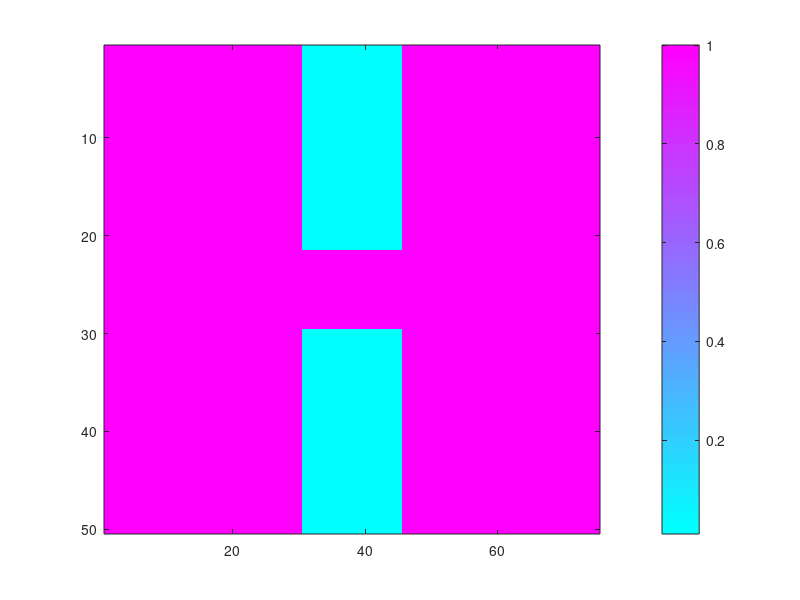
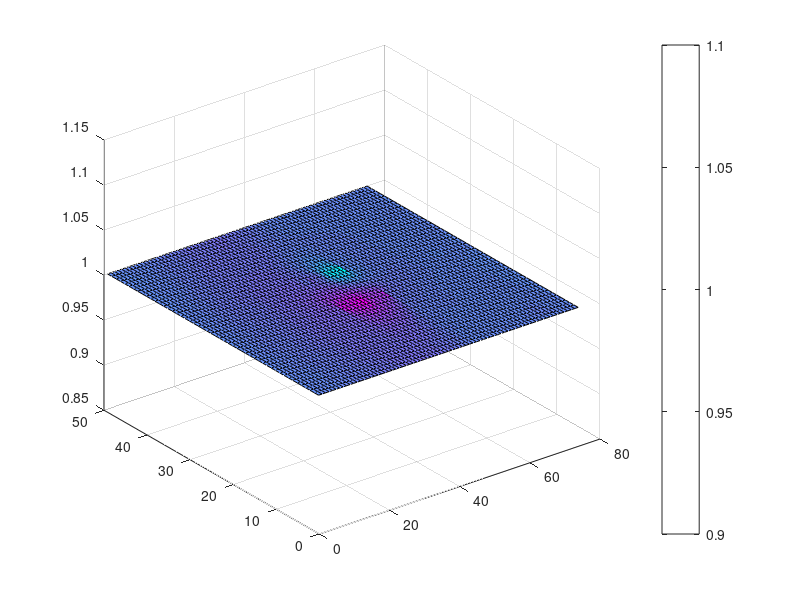

The MATLAB source for these figures, in order:
%{
ELEC 4700: Assignment 2
William Fraser
101001393
%}

%{
        L - (i) 
     W   ___________________________
     |  |1 8                        |
    (j) |2 ?                        |
        |3                          |
        |4                          |
        |5                          | 
        |6                          | 
        |7__________________________|
%}

W = 50;
L = 75;

cmap = ones(W,L);
contactsCond = 10^(-2);
cmap(1:21,31:45) = contactsCond;
cmap(30:50,31:45) = contactsCond;
figure(1)
imagesc(cmap)
colorbar
colormap cool

G = zeros(W*L);
B = zeros(1,W*L);
%B(1:W) = 1;

for i = 1:L
    for j = 1:W
        n = j + (i-1)*W;
        if(i==1)
            G(n,:) = 0;
            G(n,n) = 1;
            B(n) = 1;
        elseif(i==L)
            G(n,:) = 0;
            G(n,n) = 1;
            B(n) = 1;
        elseif(j==1)
            nxm = j + (i-2)*W;
            nxp = j + i*W;
            %nym = j-1 + (i-1)*L;
            nyp = j + 1 + (i-1)*W;
            
            resXM = (cmap(j,i)+cmap(j,i-1))/2;
            resXP = (cmap(j,i)+cmap(j,i+1))/2;
            resYP = (cmap(j,i)+cmap(j+1,i))/2;
            
            G(n,n) = -(resXM+resXP+resYP);
            G(n,nxm) = resXM;
            G(n,nxp) = resXP;
            G(n,nyp) = resYP;
            %G(n,nym) = 1;
        elseif(j==W)
            nxm = j + (i-2)*W;
            nxp = j + i*W;
            nym = j-1 + (i-1)*W;
            %nyp = j + 1 + (i-1)*L;
            
            resXM = (cmap(j,i)+cmap(j,i-1))/2;
            resXP = (cmap(j,i)+cmap(j,i+1))/2;
            resYM = (cmap(j,i)+cmap(j-1,i))/2;
            
            G(n,n) = -(resXM+resXP+resYM);
            G(n,nxm) = resXM;
            G(n,nxp) = resXP;
            %G(n,nyp) = 1;
            G(n,nym) = resYM; 
        else
            nxm = j + (i-2)*W;
            nxp = j + i*W;
            nym = j-1 + (i-1)*W;
            nyp = j + 1 + (i-1)*W;
            
            resXM = (cmap(j,i)+cmap(j,i-1))/2;
            resXP = (cmap(j,i)+cmap(j,i+1))/2;
            resYM = (cmap(j,i)+cmap(j-1,i))/2;
            resYP = (cmap(j,i)+cmap(j+1,i))/2;
            
            G(n,n) = -(resXM+resXP+resYM+resYP);
            G(n,nxm) = resXM;
            G(n,nxp) = resXP;
            G(n,nyp) = resYM;
            G(n,nym) = resYP; 
        end
    end
end

T = G\B';

solution = zeros(W,L);
row = 1;
column = 1;

for loop = 1:length(T)
    solution(row,column) = T(loop);
    if(row == W)
        row = 1;
        column = column + 1;
    else
        row = row + 1;
    end
end

figure(2)
surf(solution)
colormap cool
colorbar